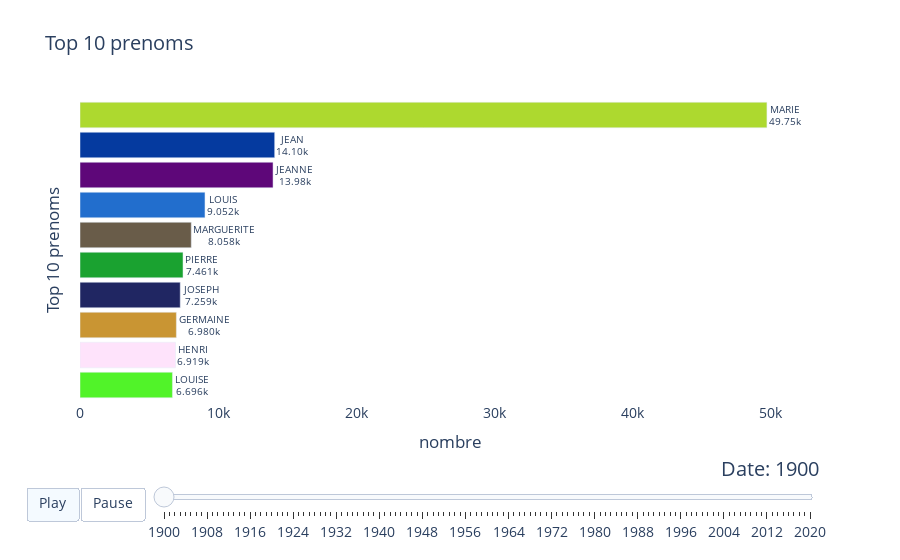

Notebook code cell kept with this figure:
### Code cell
data = pd.read_csv('data/dpt2020.csv', sep=';')
data.head()
# concatenate duplicates prenoms
grouped_df = data.groupby(['prenoms', 'annee'], as_index=False).sum()

my_raceplot = barplot(grouped_df,
                      item_column='prenoms',
                      value_column='nombre',
                      time_column='annee')

my_raceplot.plot(title = 'Top 10 prenoms',
                 item_label = 'Top 10 prenoms',
                 value_label = 'nombre',
                 frame_duration = 800)

### Figure 1 — Plotly figure (JSON) as saved in the notebook; plotly's stock layout.template omitted (floating-point values rounded to 4 significant figures)
{"data": [{"cliponaxis": false, "hoverinfo": "all", "marker": {"color": ["rgb(81, 243, 41)", "rgb(254, 227, 251)", "rgb(201, 149, 51)", "rgb(32, 38, 98)", "rgb(26, 162, 48)", "rgb(105, 92, 73)", "rgb(34, 110, 205)", "rgb(94, 7, 121)", "rgb(5, 58, 159)", "rgb(173, 217, 47)"]}, "orientation": "h", "textangle": 0, "textposition": "outside", "texttemplate": "%{y}<br>%{x:.4s}", "type": "bar", "x": [6696, 6919, 6980, 7259, 7461, 8058, 9052, 13981, 14100, 49752], "y": ["LOUISE", "HENRI", "GERMAINE", "JOSEPH", "PIERRE", "MARGUERITE", "LOUIS", "JEANNE", "JEAN", "MARIE"]}], "layout": {"bargap": 0.15, "font": {"size": 14}, "plot_bgcolor": "#FFFFFF", "sliders": [{"active": 0, "currentvalue": {"font": {"size": 20}, "prefix": "Date: ", "visible": true, "xanchor": "right"}, "len": 0.9, "pad": {"b": 10, "t": 50}, "steps": [{"args": [["1900"], {"frame": {"duration": 800, "redraw": false}, "mode": "immediate", "transition": {"duration": 800}}], "label": "1900", "method": "animate"}, {"args": [["1901"], {"frame": {"duration": 800, "redraw": false}, "mode": "immediate", "transition": {"duration": 800}}], "label": "1901", "method": "animate"}, {"args": [["1902"], {"frame": {"duration": 800, "redraw": false}, "mode": "immediate", "transition": {"duration": 800}}], "label": "1902", "method": "animate"}, {"args": [["1903"], {"frame": {"duration": 800, "redraw": false}, "mode": "immediate", "transition": {"duration": 800}}], "label": "1903", "method": "animate"}, {"args": [["1904"], {"frame": {"duration": 800, "redraw": false}, "mode": "immediate", "transition": {"duration": 800}}], "label": "1904", "method": "animate"}, {"args": [["1905"], {"frame": {"duration": 800, "redraw": false}, "mode": "immediate", "transition": {"duration": 800}}], "label": "1905", "method": "animate"}, {"args": [["1906"], {"frame": {"duration": 800, "redraw": false}, "mode": "immediate", "transition": {"duration": 800}}], "label": "1906", "method": "animate"}, {"args": [["1907"], {"frame": {"duration": 800, "redraw": false}, "mode": "immediate", "transition": {"duration": 800}}], "label": "1907", "method": "animate"}, {"args": [["1908"], {"frame": {"duration": 800, "redraw": false}, "mode": "immediate", "transition": {"duration": 800}}], "label": "1908", "method": "animate"}, {"args": [["1909"], {"frame": {"duration": 800, "redraw": false}, "mode": "immediate", "transition": {"duration": 800}}], "label": "1909", "method": "animate"}, {"args": [["1910"], {"frame": {"duration": 800, "redraw": false}, "mode": "immediate", "transition": {"duration": 800}}], "label": "1910", "method": "animate"}, {"args": [["1911"], {"frame": {"duration": 800, "redraw": false}, "mode": "immediate", "transition": {"duration": 800}}], "label": "1911", "method": "animate"}, {"args": [["1912"], {"frame": {"duration": 800, "redraw": false}, "mode": "immediate", "transition": {"duration": 800}}], "label": "1912", "method": "animate"}, {"args": [["1913"], {"frame": {"duration": 800, "redraw": false}, "mode": "immediate", "transition": {"duration": 800}}], "label": "1913", "method": "animate"}, {"args": [["1914"], {"frame": {"duration": 800, "redraw": false}, "mode": "immediate", "transition": {"duration": 800}}], "label": "1914", "method": "animate"}, {"args": [["1915"], {"frame": {"duration": 800, "redraw": false}, "mode": "immediate", "transition": {"duration": 800}}], "label": "1915", "method": "animate"}, {"args": [["1916"], {"frame": {"duration": 800, "redraw": false}, "mode": "immediate", "transition": {"duration": 800}}], "label": "1916", "method": "animate"}, {"args": [["1917"], {"frame": {"duration": 800, "redraw": false}, "mode": "immediate", "transition": {"duration": 800}}], "label": "1917", "method": "animate"}, {"args": [["1918"], {"frame": {"duration": 800, "redraw": false}, "mode": "immediate", "transition": {"duration": 800}}], "label": "1918", "method": "animate"}, {"args": [["1919"], {"frame": {"duration": 800, "redraw": false}, "mode": "immediate", "transition": {"duration": 800}}], "label": "1919", "method": "animate"}, {"args": [["1920"], {"frame": {"duration": 800, "redraw": false}, "mode": "immediate", "transition": {"duration": 800}}], "label": "1920", "method": "animate"}, {"args": [["1921"], {"frame": {"duration": 800, "redraw": false}, "mode": "immediate", "transition": {"duration": 800}}], "label": "1921", "method": "animate"}, {"args": [["1922"], {"frame": {"duration": 800, "redraw": false}, "mode": "immediate", "transition": {"duration": 800}}], "label": "1922", "method": "animate"}, {"args": [["1923"], {"frame": {"duration": 800, "redraw": false}, "mode": "immediate", "transition": {"duration": 800}}], "label": "1923", "method": "animate"}, {"args": [["1924"], {"frame": {"duration": 800, "redraw": false}, "mode": "immediate", "transition": {"duration": 800}}], "label": "1924", "method": "animate"}, {"args": [["1925"], {"frame": {"duration": 800, "redraw": false}, "mode": "immediate", "transition": {"duration": 800}}], "label": "1925", "method": "animate"}, {"args": [["1926"], {"frame": {"duration": 800, "redraw": false}, "mode": "immediate", "transition": {"duration": 800}}], "label": "1926", "method": "animate"}, {"args": [["1927"], {"frame": {"duration": 800, "redraw": false}, "mode": "immediate", "transition": {"duration": 800}}], "label": "1927", "method": "animate"}, {"args": [["1928"], {"frame": {"duration": 800, "redraw": false}, "mode": "immediate", "transition": {"duration": 800}}], "label": "1928", "method": "animate"}, {"args": [["1929"], {"frame": {"duration": 800, "redraw": false}, "mode": "immediate", "transition": {"duration": 800}}], "label": "1929", "method": "animate"}, {"args": [["1930"], {"frame": {"duration": 800, "redraw": false}, "mode": "immediate", "transition": {"duration": 800}}], "label": "1930", "method": "animate"}, {"args": [["1931"], {"frame": {"duration": 800, "redraw": false}, "mode": "immediate", "transition": {"duration": 800}}], "label": "1931", "method": "animate"}, {"args": [["1932"], {"frame": {"duration": 800, "redraw": false}, "mode": "immediate", "transition": {"duration": 800}}], "label": "1932", "method": "animate"}, {"args": [["1933"], {"frame": {"duration": 800, "redraw": false}, "mode": "immediate", "transition": {"duration": 800}}], "label": "1933", "method": "animate"}, {"args": [["1934"], {"frame": {"duration": 800, "redraw": false}, "mode": "immediate", "transition": {"duration": 800}}], "label": "1934", "method": "animate"}, {"args": [["1935"], {"frame": {"duration": 800, "redraw": false}, "mode": "immediate", "transition": {"duration": 800}}], "label": "1935", "method": "animate"}, {"args": [["1936"], {"frame": {"duration": 800, "redraw": false}, "mode": "immediate", "transition": {"duration": 800}}], "label": "1936", "method": "animate"}, {"args": [["1937"], {"frame": {"duration": 800, "redraw": false}, "mode": "immediate", "transition": {"duration": 800}}], "label": "1937", "method": "animate"}, {"args": [["1938"], {"frame": {"duration": 800, "redraw": false}, "mode": "immediate", "transition": {"duration": 800}}], "label": "1938", "method": "animate"}, {"args": [["1939"], {"frame": {"duration": 800, "redraw": false}, "mode": "immediate", "transition": {"duration": 800}}], "label": "1939", "method": "animate"}, {"args": [["1940"], {"frame": {"duration": 800, "redraw": false}, "mode": "immediate", "transition": {"duration": 800}}], "label": "1940", "method": "animate"}, {"args": [["1941"], {"frame": {"duration": 800, "redraw": false}, "mode": "immediate", "transition": {"duration": 800}}], "label": "1941", "method": "animate"}, {"args": [["1942"], {"frame": {"duration": 800, "redraw": false}, "mode": "immediate", "transition": {"duration": 800}}], "label": "1942", "method": "animate"}, {"args": [["1943"], {"frame": {"duration": 800, "redraw": false}, "mode": "immediate", "transition": {"duration": 800}}], "label": "1943", "method": "animate"}, {"args": [["1944"], {"frame": {"duration": 800, "redraw": false}, "mode": "immediate", "transition": {"duration": 800}}], "label": "1944", "method": "animate"}, {"args": [["1945"], {"frame": {"duration": 800, "redraw": false}, "mode": "immediate", "transition": {"duration": 800}}], "label": "1945", "method": "animate"}, {"args": [["1946"], {"frame": {"duration": 800, "redraw": false}, "mode": "immediate", "transition": {"duration": 800}}], "label": "1946", "method": "animate"}, {"args": [["1947"], {"frame": {"duration": 800, "redraw": false}, "mode": "immediate", "transition": {"duration": 800}}], "label": "1947", "method": "animate"}, {"args": [["1948"], {"frame": {"duration": 800, "redraw": false}, "mode": "immediate", "transition": {"duration": 800}}], "label": "1948", "method": "animate"}, {"args": [["1949"], {"frame": {"duration": 800, "redraw": false}, "mode": "immediate", "transition": {"duration": 800}}], "label": "1949", "method": "animate"}, {"args": [["1950"], {"frame": {"duration": 800, "redraw": false}, "mode": "immediate", "transition": {"duration": 800}}], "label": "1950", "method": "animate"}, {"args": [["1951"], {"frame": {"duration": 800, "redraw": false}, "mode": "immediate", "transition": {"duration": 800}}], "label": "1951", "method": "animate"}, {"args": [["1952"], {"frame": {"duration": 800, "redraw": false}, "mode": "immediate", "transition": {"duration": 800}}], "label": "1952", "method": "animate"}, {"args": [["1953"], {"frame": {"duration": 800, "redraw": false}, "mode": "immediate", "transition": {"duration": 800}}], "label": "1953", "method": "animate"}, {"args": [["1954"], {"frame": {"duration": 800, "redraw": false}, "mode": "immediate", "transition": {"duration": 800}}], "label": "1954", "method": "animate"}, {"args": [["1955"], {"frame": {"duration": 800, "redraw": false}, "mode": "immediate", "transition": {"duration": 800}}], "label": "1955", "method": "animate"}, {"args": [["1956"], {"frame": {"duration": 800, "redraw": false}, "mode": "immediate", "transition": {"duration": 800}}], "label": "1956", "method": "animate"}, {"args": [["1957"], {"frame": {"duration": 800, "redraw": false}, "mode": "immediate", "transition": {"duration": 800}}], "label": "1957", "method": "animate"}, {"args": [["1958"], {"frame": {"duration": 800, "redraw": false}, "mode": "immediate", "transition": {"duration": 800}}], "label": "1958", "method": "animate"}, {"args": [["1959"], {"frame": {"duration": 800, "redraw": false}, "mode": "immediate", "transition": {"duration": 800}}], "label": "1959", "method": "animate"}, {"args": [["1960"], {"frame": {"duration": 800, "redraw": false}, "mode": "immediate", "transition": {"duration": 800}}], "label": "1960", "method": "animate"}, {"args": [["1961"], {"frame": {"duration": 800, "redraw": false}, "mode": "immediate", "transition": {"duration": 800}}], "label": "1961", "method": "animate"}, {"args": [["1962"], {"frame": {"duration": 800, "redraw": false}, "mode": "immediate", "transition": {"duration": 800}}], "label": "1962", "method": "animate"}, {"args": [["1963"], {"frame": {"duration": 800, "redraw": false}, "mode": "immediate", "transition": {"duration": 800}}], "label": "1963", "method": "animate"}, {"args": [["1964"], {"frame": {"duration": 800, "redraw": false}, "mode": "immediate", "transition": {"duration": 800}}], "label": "1964", "method": "animate"}, {"args": [["1965"], {"frame": {"duration": 800, "redraw": false}, "mode": "immediate", "transition": {"duration": 800}}], "label": "1965", "method": "animate"}, {"args": [["1966"], {"frame": {"duration": 800, "redraw": false}, "mode": "immediate", "transition": {"duration": 800}}], "label": "1966", "method": "animate"}, {"args": [["1967"], {"frame": {"duration": 800, "redraw": false}, "mode": "immediate", "transition": {"duration": 800}}], "label": "1967", "method": "animate"}, {"args": [["1968"], {"frame": {"duration": 800, "redraw": false}, "mode": "immediate", "transition": {"duration": 800}}], "label": "1968", "method": "animate"}, {"args": [["1969"], {"frame": {"duration": 800, "redraw": false}, "mode": "immediate", "transition": {"duration": 800}}], "label": "1969", "method": "animate"}, {"args": [["1970"], {"frame": {"duration": 800, "redraw": false}, "mode": "immediate", "transition": {"duration": 800}}], "label": "1970", "method": "animate"}, {"args": [["1971"], {"frame": {"duration": 800, "redraw": false}, "mode": "immediate", "transition": {"duration": 800}}], "label": "1971", "method": "animate"}, {"args": [["1972"], {"frame": {"duration": 800, "redraw": false}, "mode": "immediate", "transition": {"duration": 800}}], "label": "1972", "method": "animate"}, {"args": [["1973"], {"frame": {"duration": 800, "redraw": false}, "mode": "immediate", "transition": {"duration": 800}}], "label": "1973", "method": "animate"}, {"args": [["1974"], {"frame": {"duration": 800, "redraw": false}, "mode": "immediate", "transition": {"duration": 800}}], "label": "1974", "method": "animate"}, {"args": [["1975"], {"frame": {"duration": 800, "redraw": false}, "mode": "immediate", "transition": {"duration": 800}}], "label": "1975", "method": "animate"}, {"args": [["1976"], {"frame": {"duration": 800, "redraw": false}, "mode": "immediate", "transition": {"duration": 800}}], "label": "1976", "method": "animate"}, {"args": [["1977"], {"frame": {"duration": 800, "redraw": false}, "mode": "immediate", "transition": {"duration": 800}}], "label": "1977", "method": "animate"}, {"args": [["1978"], {"frame": {"duration": 800, "redraw": false}, "mode": "immediate", "transition": {"duration": 800}}], "label": "1978", "method": "animate"}, {"args": [["1979"], {"frame": {"duration": 800, "redraw": false}, "mode": "immediate", "transition": {"duration": 800}}], "label": "1979", "method": "animate"}, {"args": [["1980"], {"frame": {"duration": 800, "redraw": false}, "mode": "immediate", "transition": {"duration": 800}}], "label": "1980", "method": "animate"}, {"args": [["1981"], {"frame": {"duration": 800, "redraw": false}, "mode": "immediate", "transition": {"duration": 800}}], "label": "1981", "method": "animate"}, {"args": [["1982"], {"frame": {"duration": 800, "redraw": false}, "mode": "immediate", "transition": {"duration": 800}}], "label": "1982", "method": "animate"}, {"args": [["1983"], {"frame": {"duration": 800, "redraw": false}, "mode": "immediate", "transition": {"duration": 800}}], "label": "1983", "method": "animate"}, {"args": [["1984"], {"frame": {"duration": 800, "redraw": false}, "mode": "immediate", "transition": {"duration": 800}}], "label": "1984", "method": "animate"}, {"args": [["1985"], {"frame": {"duration": 800, "redraw": false}, "mode": "immediate", "transition": {"duration": 800}}], "label": "1985", "method": "animate"}, {"args": [["1986"], {"frame": {"duration": 800, "redraw": false}, "mode": "immediate", "transition": {"duration": 800}}], "label": "1986", "method": "animate"}, {"args": [["1987"], {"frame": {"duration": 800, "redraw": false}, "mode": "immediate", "transition": {"duration": 800}}], "label": "1987", "method": "animate"}, {"args": [["1988"], {"frame": {"duration": 800, "redraw": false}, "mode": "immediate", "transition": {"duration": 800}}], "label": "1988", "method": "animate"}, {"args": [["1989"], {"frame": {"duration": 800, "redraw": false}, "mode": "immediate", "transition": {"duration": 800}}], "label": "1989", "method": "animate"}, {"args": [["1990"], {"frame": {"duration": 800, "redraw": false}, "mode": "immediate", "transition": {"duration": 800}}], "label": "1990", "method": "animate"}, {"args": [["1991"], {"frame": {"duration": 800, "redraw": false}, "mode": "immediate", "transition": {"duration": 800}}], "label": "1991", "method": "animate"}, {"args": [["1992"], {"frame": {"duration": 800, "redraw": false}, "mode": "immediate", "transition": {"duration": 800}}], "label": "1992", "method": "animate"}, {"args": [["1993"], {"frame": {"duration": 800, "redraw": false}, "mode": "immediate", "transition": {"duration": 800}}], "label": "1993", "method": "animate"}, {"args": [["1994"], {"frame": {"duration": 800, "redraw": false}, "mode": "immediate", "transition": {"duration": 800}}], "label": "1994", "method": "animate"}, {"args": [["1995"], {"frame": {"duration": 800, "redraw": false}, "mode": "immediate", "transition": {"duration": 800}}], "label": "1995", "method": "animate"}, {"args": [["1996"], {"frame": {"duration": 800, "redraw": false}, "mode": "immediate", "transition": {"duration": 800}}], "label": "1996", "method": "animate"}, {"args": [["1997"], {"frame": {"duration": 800, "redraw": false}, "mode": "immediate", "transition": {"duration": 800}}], "label": "1997", "method": "animate"}, {"args": [["1998"], {"frame": {"duration": 800, "redraw": false}, "mode": "immediate", "transition": {"duration": 800}}], "label": "1998", "method": "animate"}, {"args": [["1999"], {"frame": {"duration": 800, "redraw": false}, "mode": "immediate", "transition": {"duration": 800}}], "label": "1999", "method": "animate"}, {"args": [["2000"], {"frame": {"duration": 800, "redraw": false}, "mode": "immediate", "transition": {"duration": 800}}], "label": "2000", "method": "animate"}, {"args": [["2001"], {"frame": {"duration": 800, "redraw": false}, "mode": "immediate", "transition": {"duration": 800}}], "label": "2001", "method": "animate"}, {"args": [["2002"], {"frame": {"duration": 800, "redraw": false}, "mode": "immediate", "transition": {"duration": 800}}], "label": "2002", "method": "animate"}, {"args": [["2003"], {"frame": {"duration": 800, "redraw": false}, "mode": "immediate", "transition": {"duration": 800}}], "label": "2003", "method": "animate"}, {"args": [["2004"], {"frame": {"duration": 800, "redraw": false}, "mode": "immediate", "transition": {"duration": 800}}], "label": "2004", "method": "animate"}, {"args": [["2005"], {"frame": {"duration": 800, "redraw": false}, "mode": "immediate", "transition": {"duration": 800}}], "label": "2005", "method": "animate"}, {"args": [["2006"], {"frame": {"duration": 800, "redraw": false}, "mode": "immediate", "transition": {"duration": 800}}], "label": "2006", "method": "animate"}, {"args": [["2007"], {"frame": {"duration": 800, "redraw": false}, "mode": "immediate", "transition": {"duration": 800}}], "label": "2007", "method": "animate"}, {"args": [["2008"], {"frame": {"duration": 800, "redraw": false}, "mode": "immediate", "transition": {"duration": 800}}], "label": "2008", "method": "animate"}, {"args": [["2009"], {"frame": {"duration": 800, "redraw": false}, "mode": "immediate", "transition": {"duration": 800}}], "label": "2009", "method": "animate"}, {"args": [["2010"], {"frame": {"duration": 800, "redraw": false}, "mode": "immediate", "transition": {"duration": 800}}], "label": "2010", "method": "animate"}, {"args": [["2011"], {"frame": {"duration": 800, "redraw": false}, "mode": "immediate", "transition": {"duration": 800}}], "label": "2011", "method": "animate"}, {"args": [["2012"], {"frame": {"duration": 800, "redraw": false}, "mode": "immediate", "transition": {"duration": 800}}], "label": "2012", "method": "animate"}, {"args": [["2013"], {"frame": {"duration": 800, "redraw": false}, "mode": "immediate", "transition": {"duration": 800}}], "label": "2013", "method": "animate"}, {"args": [["2014"], {"frame": {"duration": 800, "redraw": false}, "mode": "immediate", "transition": {"duration": 800}}], "label": "2014", "method": "animate"}, {"args": [["2015"], {"frame": {"duration": 800, "redraw": false}, "mode": "immediate", "transition": {"duration": 800}}], "label": "2015", "method": "animate"}, {"args": [["2016"], {"frame": {"duration": 800, "redraw": false}, "mode": "immediate", "transition": {"duration": 800}}], "label": "2016", "method": "animate"}, {"args": [["2017"], {"frame": {"duration": 800, "redraw": false}, "mode": "immediate", "transition": {"duration": 800}}], "label": "2017", "method": "animate"}, {"args": [["2018"], {"frame": {"duration": 800, "redraw": false}, "mode": "immediate", "transition": {"duration": 800}}], "label": "2018", "method": "animate"}, {"args": [["2019"], {"frame": {"duration": 800, "redraw": false}, "mode": "immediate", "transition": {"duration": 800}}], "label": "2019", "method": "animate"}, {"args": [["2020"], {"frame": {"duration": 800, "redraw": false}, "mode": "immediate", "transition": {"duration": 800}}], "label": "2020", "method": "animate"}], "transition": {"duration": 300, "easing": "cubic-in-out"}, "x": 0.1, "xanchor": "left", "y": 0, "yanchor": "top"}], "title": {"text": "Top 10 prenoms"}, "updatemenus": [{"buttons": [{"args": [null, {"frame": {"duration": 800, "redraw": false}, "fromcurrent": true, "transition": {"duration": 800, "easing": "quadratic-in-out"}}], "label": "Play", "method": "animate"}, {"args": [[null], {"frame": {"duration": 0, "redraw": false}, "mode": "immediate", "transition": {"duration": 0}}], "label": "Pause", "method": "animate"}], "direction": "left", "pad": {"r": 10, "t": 87}, "showactive": true, "type": "buttons", "x": 0.1, "xanchor": "right", "y": 0, "yanchor": "top"}], "xaxis": {"range": [0, 53596], "showline": true, "showticklabels": true, "title": {"text": "nombre"}, "visible": true}, "yaxis": {"showline": false, "showticklabels": false, "title": {"text": "Top 10 prenoms"}, "visible": true}}}
